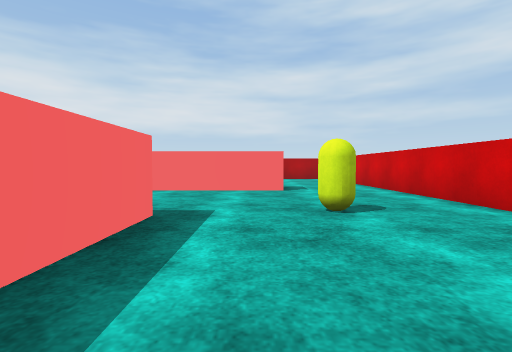
view 1 (above)

16 first-person views from a walk through a scene from a Unity 3-D project. The camera is 0.62 m above the floor, tilts 2° down and sees 85° across. The floor is counted in squares, 1 m on a side. Each view is taken from the middle of a square. On the plan, view 1 faces up. The plan holds only what a view shows up to about 9 squares ahead; the rest is blank. The player character is not drawn. Surface patterns are stand-ins for the level's own textures.

view 2
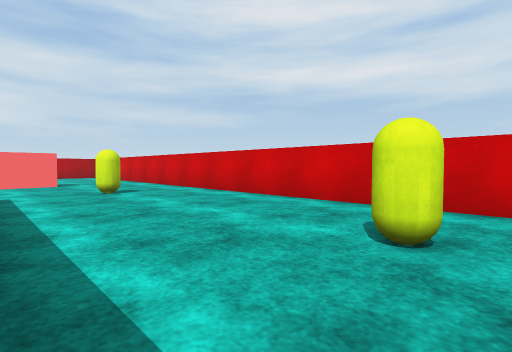

view 3
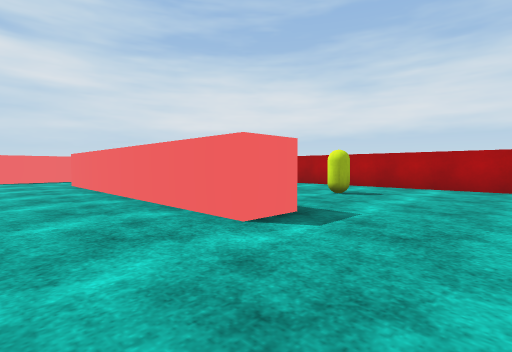

view 4
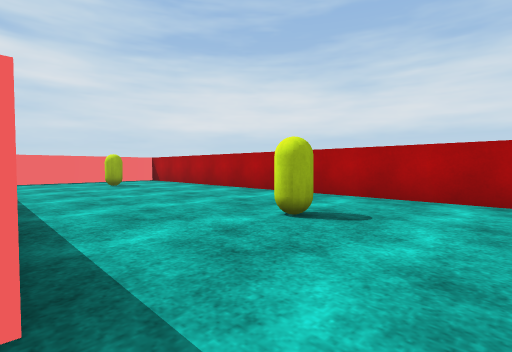

view 5
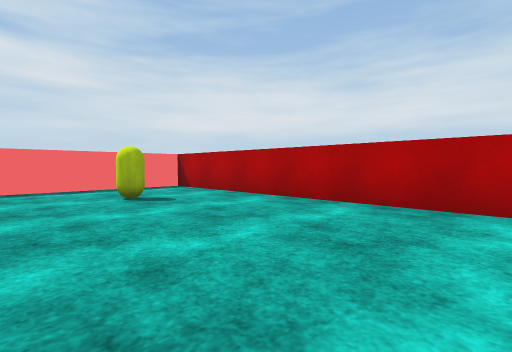

view 6
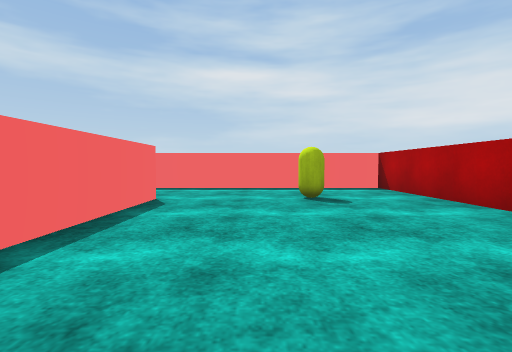

view 7
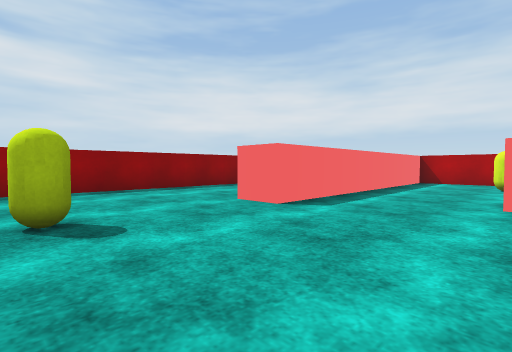

view 8
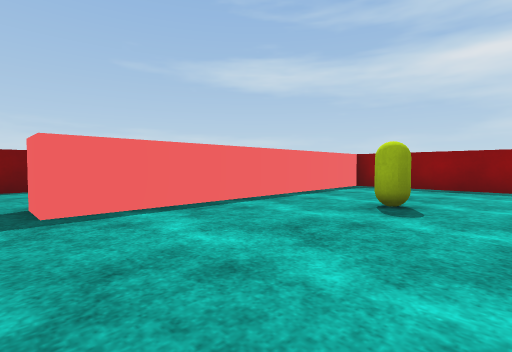

view 9
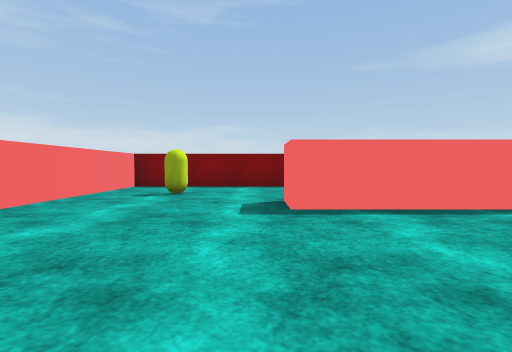

view 10
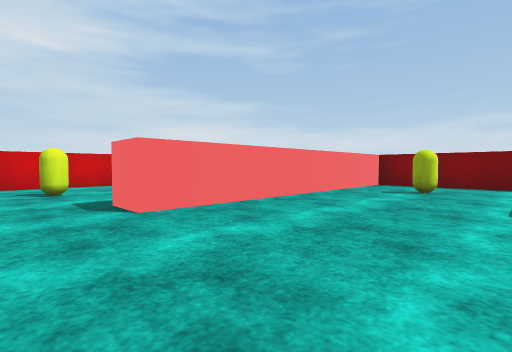

view 11
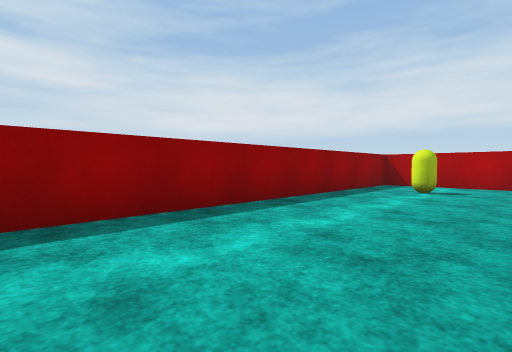

view 12
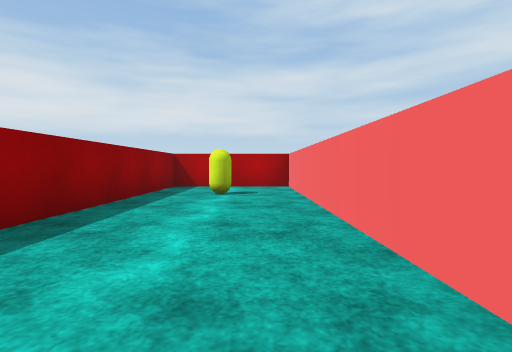

view 13
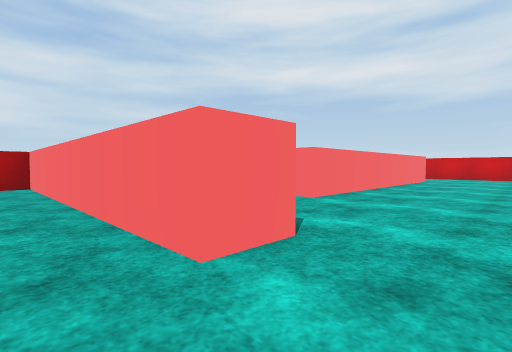

view 14
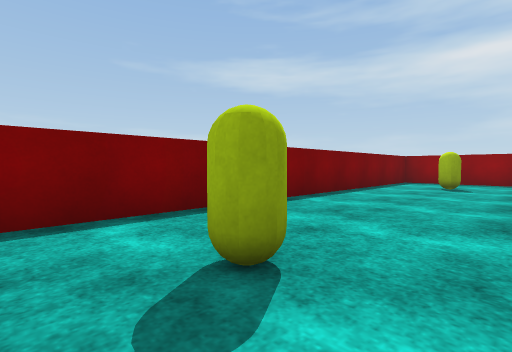

view 15
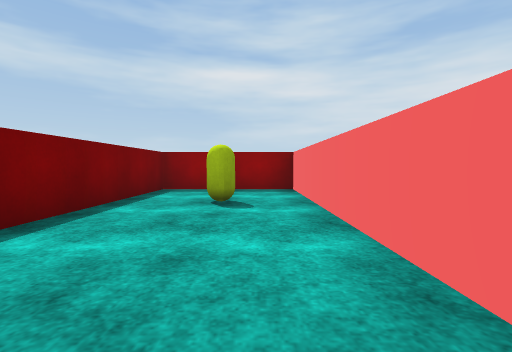

view 16
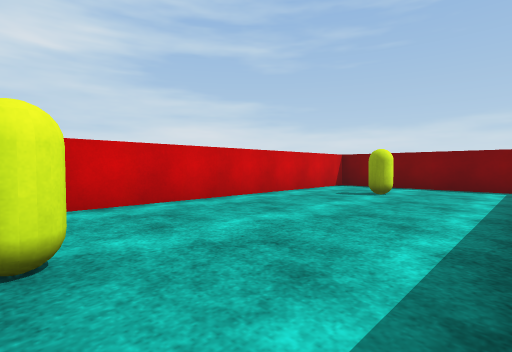

### Floor plan
Points are (right, up) in squares from view 1. A wall is a line through its corners. A room is listed if a view was taken in it or the views show most of it. See-through windows are left out.
Room 1 (views 1, 2, 3, 4, 5, 6, 7, 8, 9, 10, 11, 12, 13, 14, 15, 16)
walls: (-7.4, 8.1) (-4, 8.1); (-8, -1) (-14.5, -1) (-14.5, -4.5) (-2.3, -4.5) (-2.3, 3.5) (-1.3, 3.5) (-1.3, 1.4); (0.7, 8.1) (0.7, 7.1) (-7.3, 7.1) (-7.3, 7.6); (-0.8, -4.5) (3.2, -4.5); (3.5, -4.2) (3.5, 9); (2.8, 13.5) (-10, 13.5) (-10, 5.5) (-11, 5.5) (-11, 13.5) (-14.5, 13.5) (-14.5, 0) (-6.5, 0) (-6.5, -1)
objects: capsule (-13, 11); capsule (-12, -3); capsule (-10, 2); capsule (-7, 11); capsule (-4, -2); capsule (0, 11); capsule (1, -2); capsule (1, 4)

Positions as (right, up) in squares from view 1, and headings:
1: (0, 0), facing up
2: (-1, -3), facing up-right
3: (3, 5), facing up-left
4: (2, 8), facing up-left
5: (-2, 9), facing up-left
6: (-2, 10), facing left
7: (-7, 2), facing up-left
8: (-6, 4), facing down-left
9: (-6, 4), facing down
10: (-6, 5), facing down-right
11: (-11, 4), facing up-left
12: (-12, 5), facing up
13: (-12, 4), facing up-right
14: (-3, -1), facing down-left
15: (-7, -2), facing left
16: (-1, 4), facing down-right
